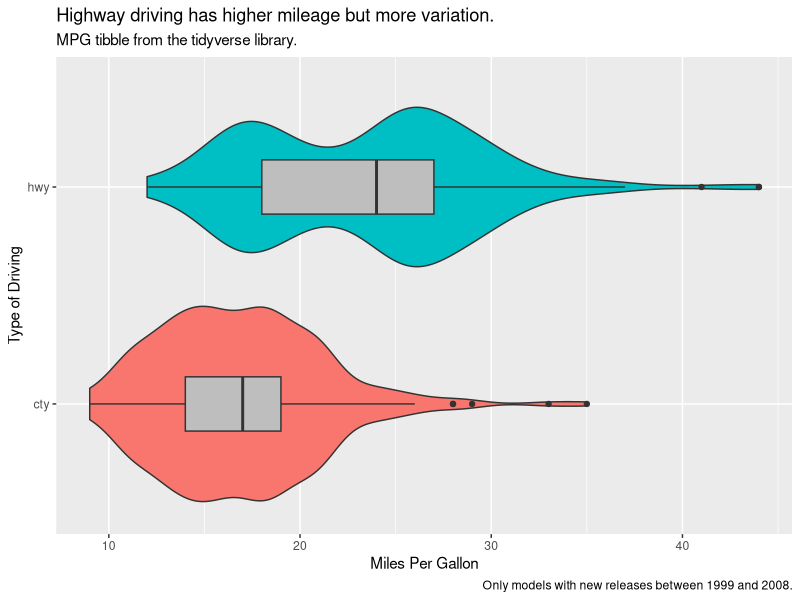
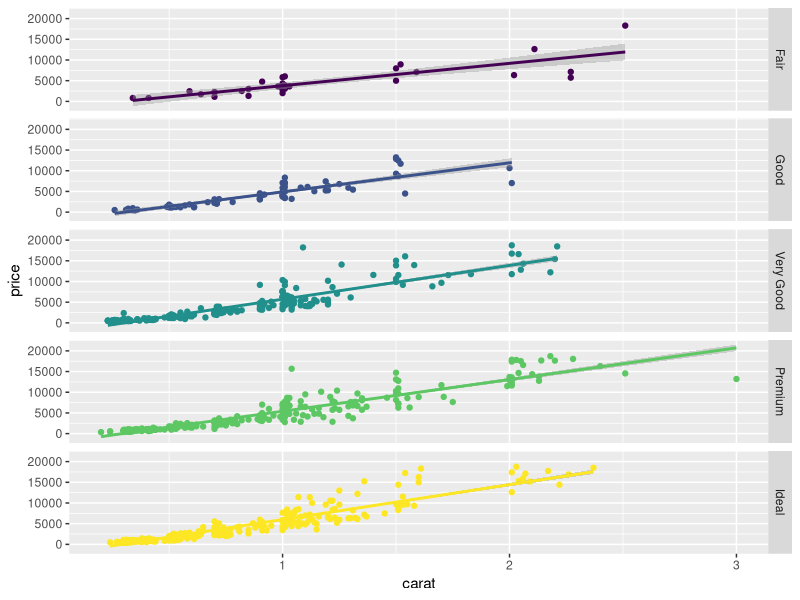

These figures' R source, in order:
## ---- chunk 1
knitr::opts_chunk$set(echo = FALSE,
                      message = FALSE,
                      warning = FALSE)
library(tidyverse)
## ---- chunk 2
mpg %>% 
  select(hwy, cty) %>% 
  gather(key = "Type_of_Driving", value = "Miles_Per_Gallon") %>% 
  ggplot(aes(Type_of_Driving, Miles_Per_Gallon, fill = Type_of_Driving)) +
  geom_violin(show.legend = FALSE) +
  geom_boxplot(fill = "grey", width = 0.25, show.legend = FALSE) +
  coord_flip() +
  labs(
    title = "Highway driving has higher mileage but more variation.",
    subtitle = "MPG tibble from the tidyverse library.",
    x = "Type of Driving",
    y = "Miles Per Gallon",
    caption = "Only models with new releases between 1999 and 2008."
  )
## ---- chunk 3
set.seed(1234)
diamonds_sub <- diamonds %>% 
  sample_n(1000)
diamonds_sub %>% 
  sample_n(1000) %>% 
  ggplot(aes(carat, price, color = cut)) +
  geom_point(show.legend = FALSE) +
  geom_smooth(method = "lm", show.legend = FALSE) +
  facet_grid(rows = vars(cut))

diamonds_lm <- lm(price ~ cut + carat + cut * carat, data = diamonds_sub)

new_data <- tibble(carat = 0.6, cut = "Ideal")
diamonds_lm %>% predict(newdata = new_data) %>% round(digits = -1)
## ---- chunk 4
Correlation <- function(x, y) {
  x <- scale(x)
  y <- scale(y)
  cov(x,y)
}

Correlation(mpg$hwy, mpg$cty) %>% round(2)
cor(mpg$hwy, mpg$cty) %>% round(2)
## ---- chunk 5
most_deviant <- function(x) {
  scale(x) %>% abs() %>% max()
}

mpg_numeric <- mpg %>% 
  select(displ, cty, hwy)

deviant_values <- vector("numeric", length(mpg_numeric))
for (i in seq_along(mpg_numeric)) {
  deviant_values[[i]] <- mpg_numeric[[i]] %>% most_deviant()
}

tibble(variables = colnames(mpg_numeric), z_scores = deviant_values %>% round(2))
